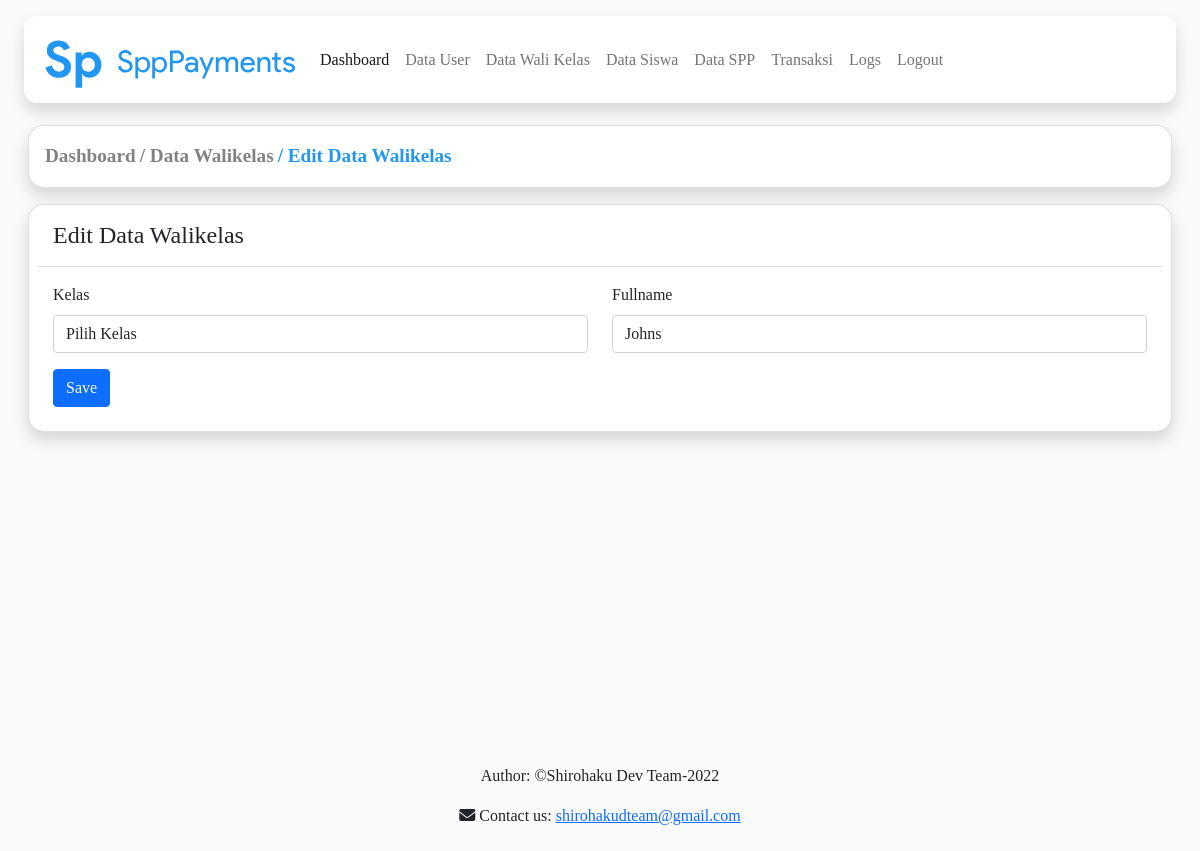
Page /src/edit/editwclass.php?class=10-B (signed in) on the earlier database version.
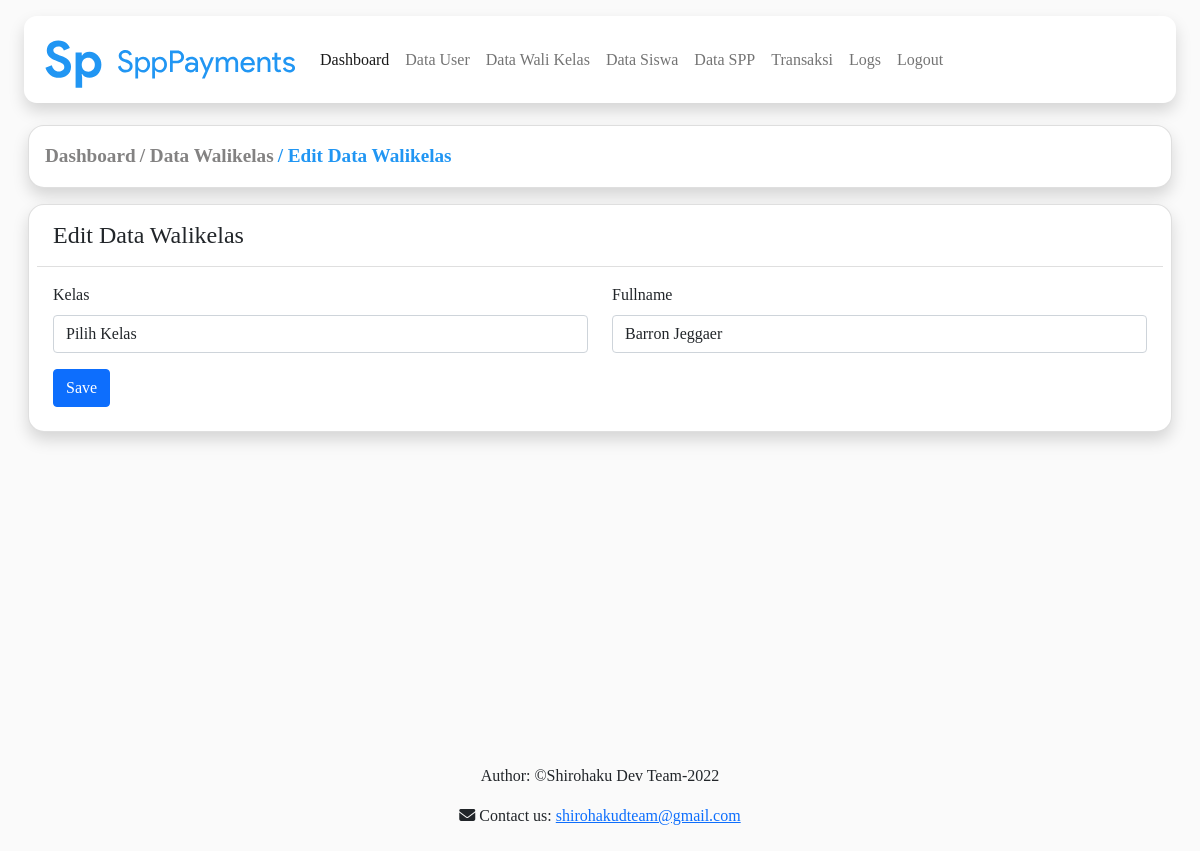
Same page on the later database version.
### tables this page shows
CREATE TABLE `wclass` (
  `class` varchar(8) NOT NULL,
  `fullname` varchar(255) DEFAULT NULL
);

### src/edit/editwclass.php (the view, shortened to what this page needs)
<?php include "../header/header.php"; ?>
<?php
	include "../connection/connection.php";
	$getData = mysqli_query($conn, "SELECT * FROM wclass WHERE class='$_GET[class]'");
	$data = mysqli_fetch_array($getData);
?>
<div class="content-body" style="margin-top: 125px;" onload="wclassFun()">
  <div class="container-fluid">
		<div class="card bg-white ms-3 me-3 shadow" style="border-radius: 16px;">
			<div class="card-body">
			  <div class="">
					<a href="../index/admin.php" class="" style="text-decoration: none; color: rgb(131, 130, 130); font-weight: bold; font-size: larger;">Dashboard</a>
					<a href="../show/showdatawclass.php" class="" style="text-decoration: none; color: rgb(131, 130, 130); font-weight: bold; font-size: larger;"> / Data Walikelas</a>
					<a href="javascript:void(0)" class="" style="text-decoration: none; color: #2196f3; font-weight: bold; font-size: larger;"> / Edit Data Walikelas</a>
        </div>
			</div>
		</div>
    <div class="row">
			<div class="col-xl-12 col-lg-24">
        <div class="card bg-white p-2 m-3 shadow" style="border-radius: 16px;">
          <div class="card-header bg-white" style="border-top-left-radius: 16px; border-top-right-radius: 16px;">
            <h4 class="card-title">Edit Data Walikelas</h4>
          </div>
          <div class="card-body">
            <div class="basic-form">
						<form method="post" action="">
                      <div class="row">
                        <div class="mb-3 col-md-6">
						<label class="form-label">Kelas</label>
						<select name="class" id="inputState" class="default-select form-control wide">
							<option value="null">Pilih Kelas</option>
						</select>
                        </div>
							<div class="mb-3 col-md-6">
                          <label class="form-label">Fullname</label>
						  <input type="text" name="fullname" class="form-control" value="<?php echo $data['fullname']; ?>" />
                        </div>
                      </div>
                      <button type="submit" class="btn btn-primary">Save</button>
                    </form>
            </div>
          </div>
        </div>
      </div>
    </div>
  </div>
</div>
<?php include "../footer/footer.php"; ?>

Differences in the rows shown:
changed wclass: fullname "Johns" → "Barron Jeggaer"
